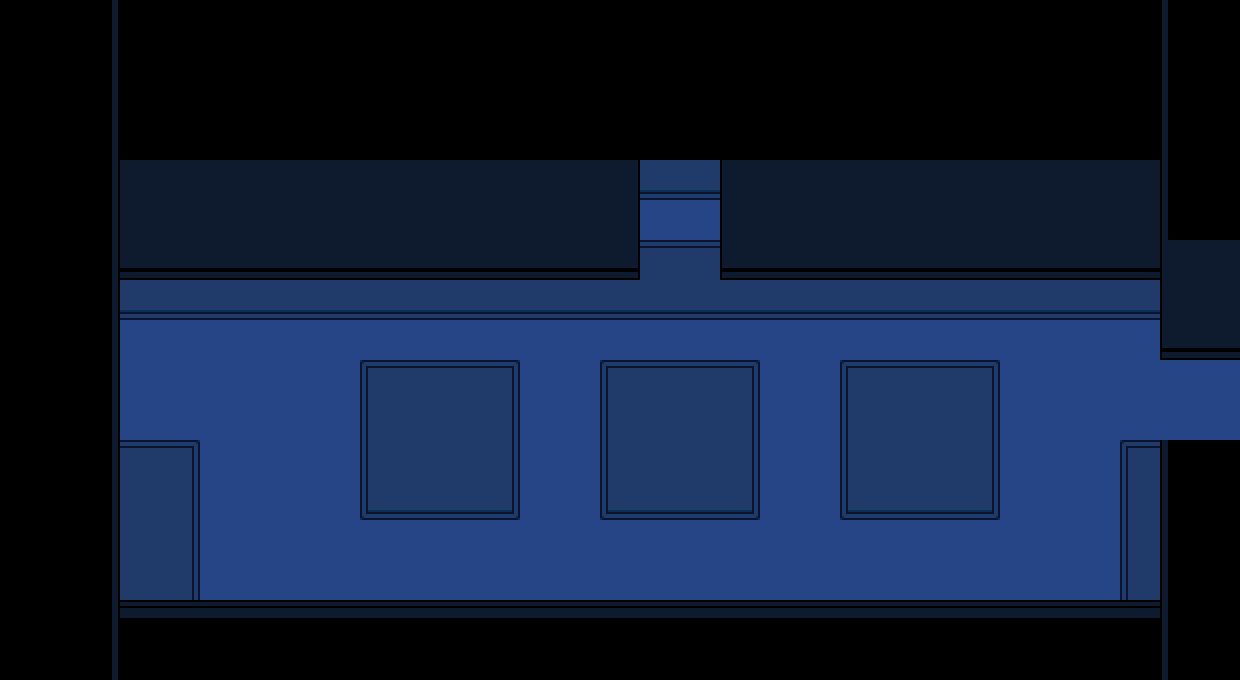

A 2D game scene composited from a Tiled map and its tileset images. What follows is a short description and the map's XML, with every tile layer's data as written:
An orthogonal 31x17 tile map with 40x40 px tiles, 2 tile layers (Tile Layer 1, Tile Layer 2), 3 tilesets and 22 objects (2x enemy, entry_right, spawn, MARKERONE, MARKERTWO, ...).

<map version="1.9" tiledversion="1.9.0" orientation="orthogonal" renderorder="right-down" width="31" height="17" tilewidth="40" tileheight="40" infinite="0" nextlayerid="15" nextobjectid="126">
 <editorsettings>
  <export target="alley4.lua" format="lua" />
 </editorsettings>
 <tileset firstgid="1" source="../tilesets/alley_animated.tsx" />
 <tileset firstgid="34" source="../tilesets/alley.tsx" />
 <tileset firstgid="349" source="../tilesets/city_alley.tsx" />
 <layer id="1" name="Tile Layer 1" width="31" height="17">
  <data encoding="csv">
293,293,294,293,293,293,293,293,293,293,293,293,293,293,293,293,293,293,293,293,293,293,293,293,293,293,293,293,293,292,293,
293,293,294,293,293,293,293,293,293,293,293,293,293,293,293,293,293,293,293,293,293,293,293,293,293,293,293,293,293,292,293,
293,293,294,293,293,293,293,293,293,293,293,293,293,293,293,293,293,293,293,293,293,293,293,293,293,293,293,293,293,292,293,
293,293,294,293,293,293,293,293,293,293,293,293,293,293,293,293,293,293,293,293,293,293,293,293,293,293,293,293,293,292,293,
293,293,294,323,323,323,323,323,323,323,323,323,323,323,323,324,397,397,322,323,323,323,323,323,323,323,323,323,323,292,293,
293,293,294,323,323,323,323,323,323,323,323,323,323,323,323,324,401,401,322,323,323,323,323,323,323,323,323,323,323,292,293,
293,293,294,338,338,338,338,338,338,338,338,338,338,338,338,339,419,419,340,338,338,338,338,338,338,338,338,338,338,322,323,
293,293,294,397,397,397,397,397,397,397,397,397,397,397,397,397,397,397,397,397,397,397,397,397,397,397,397,397,397,322,323,
293,293,294,401,401,401,401,401,401,401,401,401,401,401,401,401,401,401,401,401,401,401,401,401,401,401,401,401,401,340,338,
293,293,294,401,401,401,401,401,401,446,419,419,432,401,401,446,419,419,432,401,401,446,419,419,432,401,401,401,401,401,401,
293,293,294,401,401,401,401,401,401,409,113,113,407,401,401,409,113,113,407,401,401,409,113,113,407,401,401,401,401,401,401,
293,293,294,419,432,401,401,401,401,409,113,113,407,401,401,409,113,113,407,401,401,409,113,113,407,401,401,401,446,292,293,
293,293,294,113,407,401,401,401,401,402,397,397,400,401,401,402,397,397,400,401,401,402,397,397,400,401,401,401,409,292,293,
293,293,294,113,407,401,401,401,401,401,401,401,401,401,401,401,401,401,401,401,401,401,401,401,401,401,401,401,409,292,293,
293,293,294,113,407,401,401,401,401,401,401,401,401,401,401,401,401,401,401,401,401,401,401,401,401,401,401,401,409,292,293,
293,293,294,278,278,278,278,278,278,278,278,278,278,278,278,278,278,278,278,278,278,278,278,278,278,278,278,278,278,292,293,
293,293,294,293,293,293,293,293,293,293,293,293,293,293,293,293,293,293,293,293,293,293,293,293,293,293,293,293,293,292,293
</data>
 </layer>
 <objectgroup color="#0000ff" id="4" name="collision">
  <object id="7" x="1160" y="280" width="40" height="40" />
  <object id="9" x="120" y="240" width="1040" height="40" />
  <object id="10" x="1160" y="440" width="120" height="40" />
  <object id="11" x="120" y="600" width="1040" height="40" />
  <object id="100" x="1160" y="320" width="120" height="40" />
  <object id="103" x="1160" y="480" width="40" height="120" />
  <object id="104" x="80" y="280" width="40" height="320" />
 </objectgroup>
 <objectgroup color="#00ffff" id="6" name="blockcollision" />
 <objectgroup id="10" name="objects_buttons" />
 <objectgroup color="#7f00ff" id="3" name="markers">
  <object id="2" name="entry_right" x="1200" y="400">
   <point />
  </object>
  <object id="5" name="spawn" x="811" y="456">
   <point />
  </object>
  <object id="115" name="MARKERONE" x="320" y="480">
   <point />
  </object>
  <object id="116" name="MARKERTWO" x="320" y="560">
   <point />
  </object>
  <object id="117" name="MARKERTHREE" x="240" y="400">
   <point />
  </object>
  <object id="118" name="MARKERFOUR" x="160" y="400">
   <point />
  </object>
 </objectgroup>
 <objectgroup color="#ff00ff" id="2" name="objects">
  <object id="4" name="transition" x="1240" y="360" width="40" height="80">
   <properties>
    <property name="map" value="alley2" />
    <property name="marker" value="entry_left" />
   </properties>
  </object>
  <object id="113" name="mirror" x="640" y="160" width="80" height="120" />
  <object id="114" name="enemy" x="300" y="380" width="40" height="40">
   <properties>
    <property name="actor" value="virovirokun" />
    <property name="chase" type="bool" value="false" />
    <property name="encounter" value="virovirokun" />
    <property name="marker1" value="MARKERONE" />
    <property name="marker2" value="MARKERTWO" />
    <property name="marker3" value="MARKERTHREE" />
    <property name="marker4" value="MARKERFOUR" />
    <property name="pacetype" value="wander" />
   </properties>
  </object>
  <object id="119" name="enemy" x="140" y="540" width="40" height="40">
   <properties>
    <property name="actor" value="virovirokun" />
    <property name="chase" type="bool" value="false" />
    <property name="encounter" value="virovirokun" />
    <property name="marker1" value="MARKERONE" />
    <property name="marker2" value="MARKERTWO" />
    <property name="marker3" value="MARKERTHREE" />
    <property name="marker4" value="MARKERFOUR" />
    <property name="paceinterval" type="float" value="60" />
    <property name="pacespeed" type="float" value="10" />
    <property name="pacetype" value="randomwander" />
   </properties>
  </object>
  <object id="122" gid="262" x="1060" y="580" width="40" height="40" />
  <object id="123" name="interactable" x="480" y="360">
   <properties>
    <property name="solid" type="bool" value="true" />
    <property name="text1_1" value="* Check it out,[wait:5] i'm[wait:3] house" />
    <property name="text1_2" value="* House[wait:5] like[wait:5] car[wait:3]pet" />
    <property name="text2_1" value="* Chicken" />
   </properties>
   <polygon points="0,0 -40,0 80,-40 200,0 160,0 160,80 0,80" />
  </object>
 </objectgroup>
 <layer id="13" name="Tile Layer 2" width="31" height="17">
  <data encoding="csv">
0,0,0,0,0,0,0,0,0,0,0,0,0,0,0,0,0,0,0,0,0,0,0,0,0,0,0,0,0,0,0,
0,0,0,0,0,0,0,0,0,0,0,0,0,0,0,0,0,0,0,0,0,0,0,0,0,0,0,0,0,0,0,
0,0,0,0,0,0,0,0,0,0,0,0,0,0,0,0,0,0,0,0,0,0,0,0,0,0,0,0,0,0,0,
0,0,0,0,0,0,0,0,0,0,0,0,0,0,0,0,0,0,0,0,0,0,0,0,0,0,0,0,0,0,0,
0,0,0,0,0,0,0,0,0,0,0,0,0,0,0,0,0,0,0,0,0,0,0,0,0,0,0,0,0,0,0,
0,0,0,0,0,0,0,0,0,0,0,0,0,0,0,0,0,0,0,0,0,0,0,0,0,0,0,0,0,0,0,
0,0,0,0,0,0,0,0,0,0,0,0,0,0,0,0,0,0,0,0,0,0,0,0,0,0,0,0,0,0,0,
0,0,0,0,0,0,0,0,0,0,0,0,0,0,0,0,0,0,0,0,0,0,0,0,0,0,0,0,0,0,0,
0,0,0,0,0,0,0,0,0,0,0,0,0,0,0,0,0,0,0,0,0,0,0,0,0,0,0,0,0,0,0,
0,0,0,0,0,0,0,0,0,0,0,0,0,0,0,446,419,419,432,0,0,446,419,419,432,0,0,0,0,0,0,
0,0,0,0,0,0,0,0,0,0,0,0,0,0,0,409,113,113,407,0,0,409,113,113,407,0,0,0,0,0,0,
0,0,0,0,0,0,0,0,0,0,0,0,0,0,0,409,113,113,407,0,0,409,113,113,407,0,0,0,0,0,0,
0,0,0,0,0,0,0,0,0,0,0,0,0,0,0,402,397,397,400,0,0,402,397,397,400,0,0,0,0,0,0,
0,0,0,0,0,0,0,0,0,0,0,0,0,0,0,0,0,0,0,0,0,0,0,0,0,0,0,0,0,0,0,
0,0,0,0,0,0,0,0,0,0,0,0,0,0,0,0,0,0,0,0,0,0,0,0,0,0,0,0,0,0,0,
0,0,0,0,0,0,0,0,0,0,0,0,0,0,0,0,0,0,0,0,0,0,0,0,0,0,0,0,0,0,0,
0,0,0,0,0,0,0,0,0,0,0,0,0,0,0,0,0,0,0,0,0,0,0,0,0,0,0,0,0,0,0
</data>
 </layer>
 <objectgroup color="#55ffff" id="14" name="objects TWO">
  <object id="110" name="silhouette" x="600" y="360" width="160" height="160" />
  <object id="111" name="outline" x="840" y="360" width="160" height="160" />
 </objectgroup>
 <objectgroup color="#00ff00" id="12" name="battleareas">
  <object id="106" x="360" y="360" width="160" height="160" />
 </objectgroup>
 <objectgroup color="#00c000" id="5" name="controllers" />
</map>
